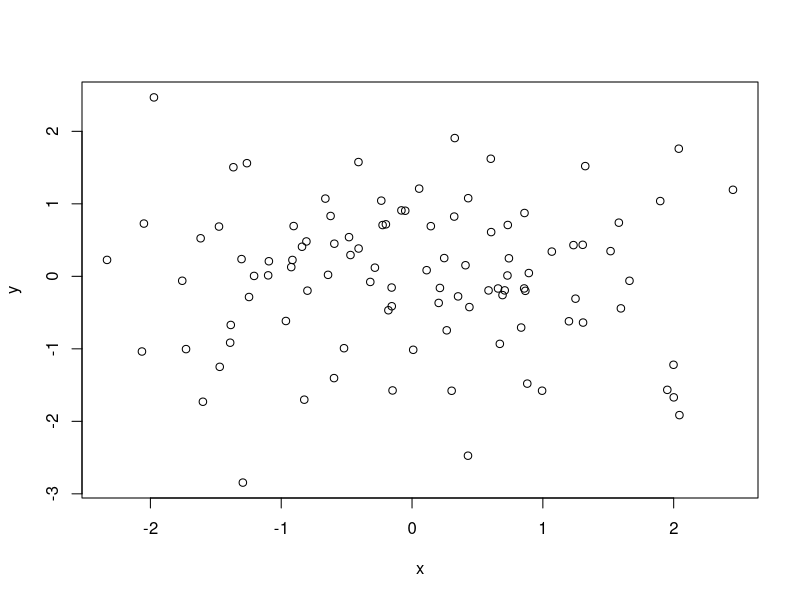
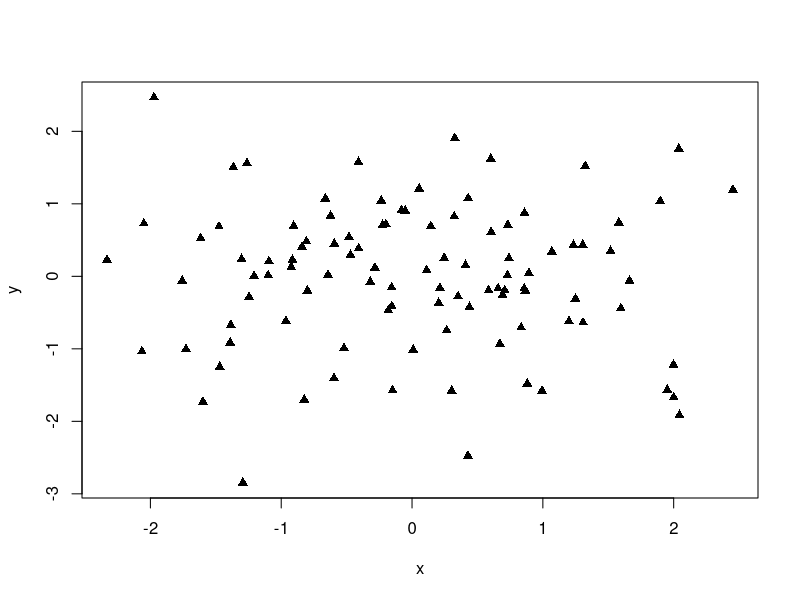

Reproduce these figures in R, in order.
## 2020/02/28 Phil's R script

x <- rnorm(100)
mean(x) 
y <- rnorm(100)

plot(x, y) ## Symbols look too basic, Phil.  Don't you have any sense of style?
# plot(x, y, pch = 19) ## Still not happy with black circles
plot(x, y, pch = 17) ## Heck yeah, Casey!
